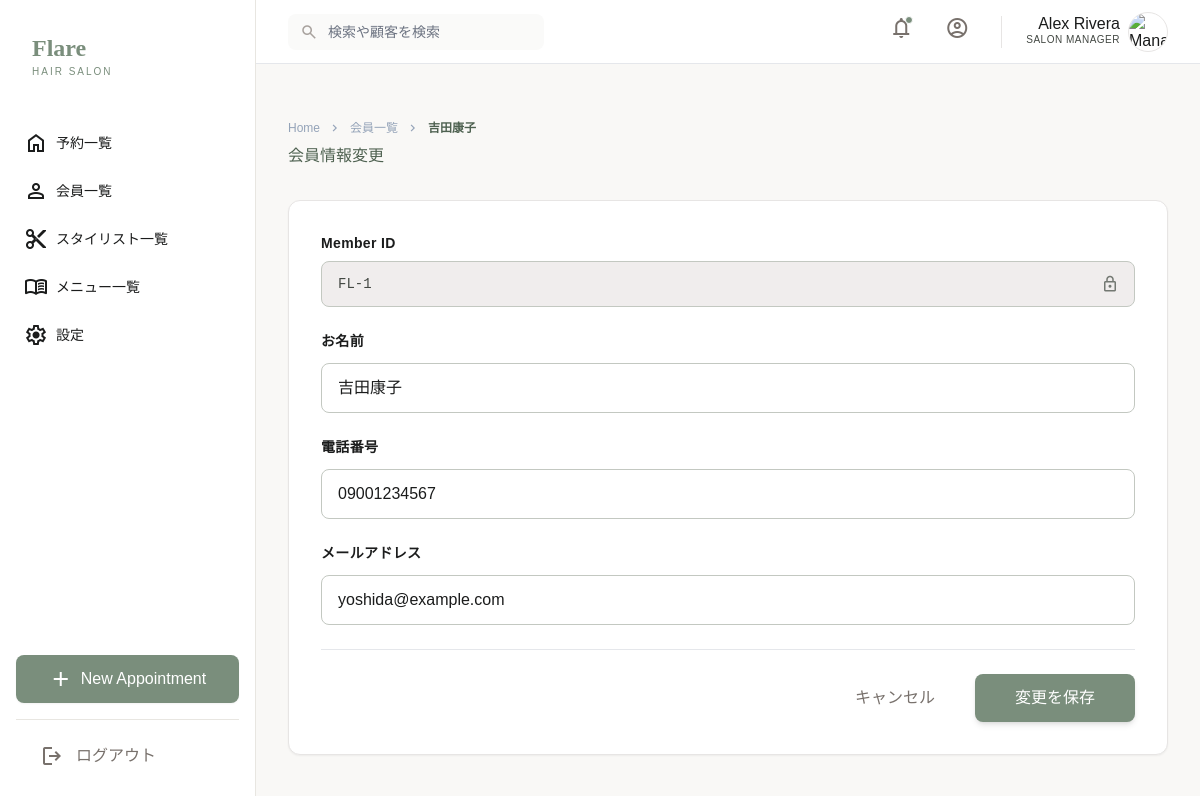
/customers/1/edit, run on the app's committed database.
### app/models.py (models this page shows)
class Customers(db.Model):
    __tablename__ = 'customers'
    customer_id = db.Column(
        db.Integer,
        nullable=False,
        primary_key=True,
        autoincrement=True # 自動採番一応明示
    )
    reservations = db.relationship(
        'Reservations',
        back_populates='customer',
        cascade='all, delete-orphan'
    )
    full_name = db.Column(db.String(30), nullable=False)
    phone_number = db.Column(db.String(15), nullable=True)
    email = db.Column(db.String(40), nullable=True)
    first_visit_date = db.Column(db.DateTime, nullable=True)

### app/customers/routes.py (the view, shortened to what this page needs)
@customers_bp.route('/customers/<int:customer_id>/edit', methods=['GET', 'POST'])
def customers_edit(customer_id):
    customer = Customers.query.get_or_404(customer_id)
    return render_template(
        'customers/edit.html',
        customer=customer,
        page_title='会員情報変更',
        breadcrumb_items=[
                {"label": "会員一覧", "url": url_for("customers.customers_index")},
                {"label": customer.full_name}
            ]
    )

### app/templates/customers/edit.html (shortened to what this page needs)
{% extends "layout/app_shell.html" %}
{% from "components/content_header.html" import render as header %}
{% block content %}
<form action="{{ url_for('customers.customers_edit', customer_id=customer.customer_id) }}" method="POST"
    class="bg-white p-8 rounded-xl border border-stone-200 shadow-sm space-y-6">
    {% include "customers/_form.html" %}
    <div class="flex items-center justify-end gap-4 pt-6 border-t">
        <a href="{{ request.referrer or url_for('customers.customers_detail', customer_id=customer.customer_id) }}"
            class="px-6 py-2 text-stone-500">キャンセル</a>
        <button type="submit"
            class="bg-[#7A8E7C] text-white px-10 py-3 rounded-lg shadow-md hover:opacity-90 transition-opacity">変更を保存</button>
    </div>
</form>
{% endblock %}

### app/templates/components/breadcrumb.html
{% macro render(items) %}
<nav class="flex items-center gap-2 text-slate-400 text-xs mb-2">
    <a href="{{ url_for('dashboard.index') }}" class="hover:text-primary cursor-pointer">Home</a>
    {% for item in items %}
    <span class="material-symbols-outlined text-[14px]">chevron_right</span>
    {% if item.url %}
    <a href="{{ item.url }}" class="hover:text-primary">
        {{ item.label }}
    </a>
    {% else %}
    <span class="text-primary font-bold">{{ item.label }}</span>
    {% endif %}
    {% endfor %}
</nav>
{% endmacro %}

### app/templates/customers/_form.html
{% if customer and customer.customer_id %}
<div>
    <label class="block text-sm font-semibold text-on-surface mb-2 tracking-wide">Member ID</label>
    <div class="relative">
        <input
            class="w-full bg-surface-container text-on-surface-variant border-outline-variant rounded-lg px-4 py-3 cursor-not-allowed font-mono text-sm"
            readonly type="text" value="FL-{{ customer.customer_id }}" />
        <span
            class="absolute right-4 top-1/2 -translate-y-1/2 material-symbols-outlined text-outline text-lg">lock</span>
    </div>
</div>
{% endif %}
<div class="space-y-1">
    <label class="block text-sm font-semibold text-on-surface mb-2 tracking-wide">お名前</label>
    <input
        class="w-full bg-white border-outline-variant rounded-lg px-4 py-3 focus:border-primary focus:ring-1 focus:ring-primary outline-none"
        name="full_name" placeholder="山田 太郎" type="text" value="{{ customer.full_name if customer else '' }}"
        required />
</div>
<div class="space-y-1">
    <label class="block text-sm font-semibold text-on-surface mb-2 tracking-wide">電話番号</label>
    <input
        class="w-full bg-white border-outline-variant rounded-lg px-4 py-3 focus:border-primary focus:ring-1 focus:ring-primary outline-none"
        name="phone_number" placeholder="090-0000-0000" type="tel"
        value="{{ customer.phone_number if customer else '' }}" />
</div>
<div class="space-y-1">
    <label class="block text-sm font-semibold text-on-surface mb-2 tracking-wide">メールアドレス</label>
    <input
        class="w-full bg-white border-outline-variant rounded-lg px-4 py-3 focus:border-primary focus:ring-1 focus:ring-primary outline-none"
        name="email" placeholder="example@flare-salon.jp" type="email"
        value="{{ customer.email if customer else '' }}" />
</div>

### app/templates/layout/base.html (style rules this page uses)
.material-symbols-outlined { font-variation-settings: 'FILL' 0, 'wght' 400, 'GRAD' 0, 'opsz' 24; }

### data on the page
Customers: label "吉田康子", customer_id "FL-1", full_name "吉田康子", phone_number "09001234567", email "yoshida@example.com"

### other printed values
{{ item.label }} "会員一覧"
{{ page_title }} "会員情報変更"
